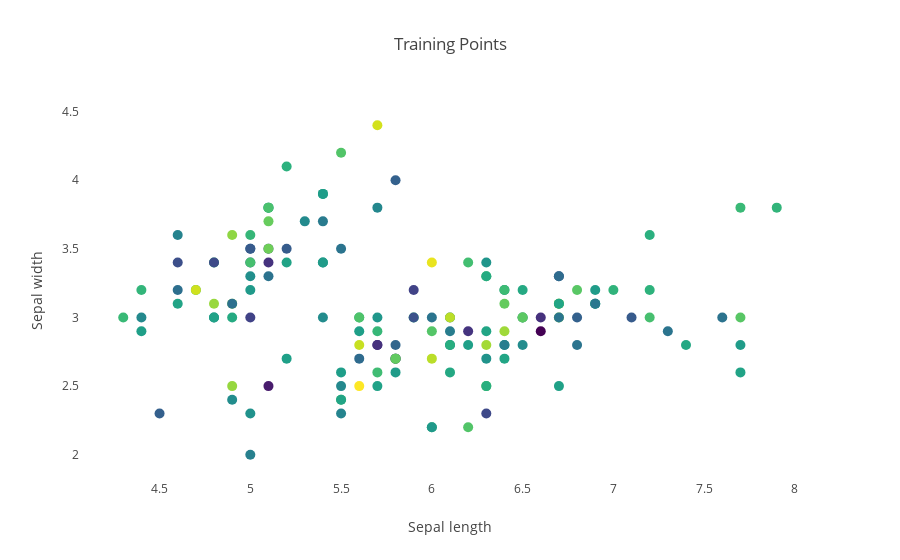

Here is the notebook cell this chart was saved with:
### Code cell
py.iplot(fig)

### Figure 1 — Plotly figure (JSON) as saved in the notebook; plotly's stock layout.template omitted (floating-point values rounded to 4 significant figures; data arrays with more than 128 entries replaced by an {"elided": "..."} marker saying what was removed)
{"data": [{"marker": {"color": {"elided": "150 float values"}, "colorscale": "Viridis", "showscale": false, "size": 10}, "mode": "markers", "type": "scatter", "uid": "66e57197-46e4-4004-b53c-c254bdd8e6ba", "x": {"elided": "150 float values"}, "y": {"elided": "150 float values"}}], "layout": {"title": "Training Points", "xaxis": {"showgrid": false, "title": "Sepal length"}, "yaxis": {"showgrid": false, "title": "Sepal width"}}}
